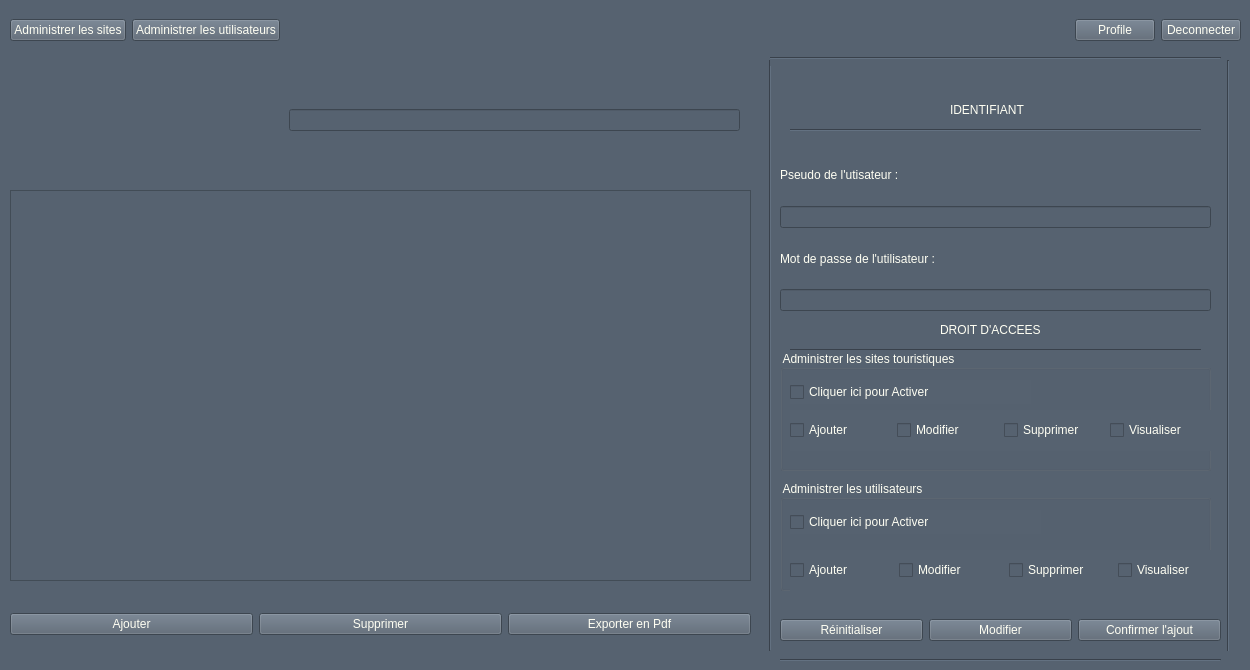
<?xml version="1.0" encoding="UTF-8"?>
<ui version="4.0">
 <class>MainwindowUser</class>
 <widget class="QWidget" name="MainwindowUser">
  <property name="geometry">
   <rect>
    <x>0</x>
    <y>0</y>
    <width>1250</width>
    <height>670</height>
   </rect>
  </property>
  <property name="minimumSize">
   <size>
    <width>1250</width>
    <height>670</height>
   </size>
  </property>
  <property name="maximumSize">
   <size>
    <width>1250</width>
    <height>670</height>
   </size>
  </property>
  <property name="windowTitle">
   <string>Form</string>
  </property>
  <property name="styleSheet">
   <string notr="true">background-color: rgb(86, 98, 112);
color: rgb(255, 255, 243);</string>
  </property>
  <widget class="QFrame" name="frame">
   <property name="geometry">
    <rect>
     <x>770</x>
     <y>60</y>
     <width>461</width>
     <height>591</height>
    </rect>
   </property>
   <property name="styleSheet">
    <string notr="true">background-color: rgb(86, 98, 112);
color: rgb(255, 255, 243);</string>
   </property>
   <widget class="QWidget" name="verticalLayoutWidget">
    <property name="geometry">
     <rect>
      <x>10</x>
      <y>90</y>
      <width>431</width>
      <height>161</height>
     </rect>
    </property>
    <layout class="QVBoxLayout" name="verticalLayout">
     <item>
      <widget class="QLabel" name="pseudoLabel">
       <property name="text">
        <string>Pseudo de l'utisateur :</string>
       </property>
      </widget>
     </item>
     <item>
      <widget class="QLineEdit" name="pseudoEdit"/>
     </item>
     <item>
      <widget class="QLabel" name="passwdLabel">
       <property name="text">
        <string>Mot de passe de l'utilisateur :</string>
       </property>
      </widget>
     </item>
     <item>
      <widget class="QLineEdit" name="passwdEdit"/>
     </item>
    </layout>
   </widget>
   <widget class="QLabel" name="label_6">
    <property name="geometry">
     <rect>
      <x>170</x>
      <y>260</y>
      <width>141</width>
      <height>20</height>
     </rect>
    </property>
    <property name="text">
     <string>DROIT D'ACCEES</string>
    </property>
   </widget>
   <widget class="Line" name="line">
    <property name="geometry">
     <rect>
      <x>20</x>
      <y>280</y>
      <width>411</width>
      <height>20</height>
     </rect>
    </property>
    <property name="orientation">
     <enum>Qt::Horizontal</enum>
    </property>
   </widget>
   <widget class="QLabel" name="label_7">
    <property name="geometry">
     <rect>
      <x>180</x>
      <y>40</y>
      <width>161</width>
      <height>20</height>
     </rect>
    </property>
    <property name="text">
     <string>IDENTIFIANT</string>
    </property>
   </widget>
   <widget class="Line" name="line_2">
    <property name="geometry">
     <rect>
      <x>20</x>
      <y>60</y>
      <width>411</width>
      <height>20</height>
     </rect>
    </property>
    <property name="orientation">
     <enum>Qt::Horizontal</enum>
    </property>
   </widget>
   <widget class="Line" name="line_5">
    <property name="geometry">
     <rect>
      <x>-10</x>
      <y>600</y>
      <width>461</width>
      <height>16</height>
     </rect>
    </property>
    <property name="orientation">
     <enum>Qt::Horizontal</enum>
    </property>
   </widget>
   <widget class="Line" name="line_6">
    <property name="geometry">
     <rect>
      <x>450</x>
      <y>0</y>
      <width>16</width>
      <height>611</height>
     </rect>
    </property>
    <property name="orientation">
     <enum>Qt::Vertical</enum>
    </property>
   </widget>
   <widget class="QWidget" name="horizontalLayoutWidget_6">
    <property name="geometry">
     <rect>
      <x>10</x>
      <y>550</y>
      <width>441</width>
      <height>41</height>
     </rect>
    </property>
    <layout class="QHBoxLayout" name="horizontalLayout_6">
     <item>
      <widget class="QPushButton" name="restoreBtn">
       <property name="text">
        <string>Réinitialiser</string>
       </property>
      </widget>
     </item>
     <item>
      <widget class="QPushButton" name="modifUserBtn">
       <property name="text">
        <string>Modifier</string>
       </property>
      </widget>
     </item>
     <item>
      <widget class="QPushButton" name="confirmAddUserBtn">
       <property name="text">
        <string>Confirmer l'ajout</string>
       </property>
      </widget>
     </item>
    </layout>
   </widget>
   <widget class="QGroupBox" name="groupBox">
    <property name="geometry">
     <rect>
      <x>10</x>
      <y>290</y>
      <width>431</width>
      <height>121</height>
     </rect>
    </property>
    <property name="title">
     <string>Administrer les sites touristiques</string>
    </property>
    <widget class="QCheckBox" name="adminSiteActivateBtn">
     <property name="geometry">
      <rect>
       <x>10</x>
       <y>30</y>
       <width>241</width>
       <height>24</height>
      </rect>
     </property>
     <property name="text">
      <string>Cliquer ici pour Activer</string>
     </property>
    </widget>
    <widget class="QWidget" name="horizontalLayoutWidget_2">
     <property name="geometry">
      <rect>
       <x>10</x>
       <y>60</y>
       <width>421</width>
       <height>41</height>
      </rect>
     </property>
     <layout class="QHBoxLayout" name="horizontalLayout_2">
      <item>
       <widget class="QCheckBox" name="AjouterSite">
        <property name="text">
         <string>Ajouter</string>
        </property>
       </widget>
      </item>
      <item>
       <widget class="QCheckBox" name="ModifierSite">
        <property name="text">
         <string>Modifier</string>
        </property>
       </widget>
      </item>
      <item>
       <widget class="QCheckBox" name="SupprimerSite">
        <property name="text">
         <string>Supprimer</string>
        </property>
       </widget>
      </item>
      <item>
       <widget class="QCheckBox" name="VisualiserSite">
        <property name="text">
         <string>Visualiser</string>
        </property>
       </widget>
      </item>
     </layout>
    </widget>
   </widget>
   <widget class="QGroupBox" name="groupBox_2">
    <property name="geometry">
     <rect>
      <x>10</x>
      <y>420</y>
      <width>431</width>
      <height>111</height>
     </rect>
    </property>
    <property name="title">
     <string>Administrer les utilisateurs</string>
    </property>
    <widget class="QCheckBox" name="adminUserActivateBtn">
     <property name="geometry">
      <rect>
       <x>10</x>
       <y>30</y>
       <width>251</width>
       <height>24</height>
      </rect>
     </property>
     <property name="text">
      <string>Cliquer ici pour Activer</string>
     </property>
    </widget>
    <widget class="QWidget" name="horizontalLayoutWidget_8">
     <property name="geometry">
      <rect>
       <x>10</x>
       <y>70</y>
       <width>431</width>
       <height>41</height>
      </rect>
     </property>
     <layout class="QHBoxLayout" name="horizontalLayout_8">
      <item>
       <widget class="QCheckBox" name="AjouterUser">
        <property name="text">
         <string>Ajouter</string>
        </property>
       </widget>
      </item>
      <item>
       <widget class="QCheckBox" name="ModifierUser">
        <property name="text">
         <string>Modifier</string>
        </property>
       </widget>
      </item>
      <item>
       <widget class="QCheckBox" name="SupprimerUser">
        <property name="text">
         <string>Supprimer</string>
        </property>
       </widget>
      </item>
      <item>
       <widget class="QCheckBox" name="VisualiserUser">
        <property name="text">
         <string>Visualiser</string>
        </property>
       </widget>
      </item>
     </layout>
    </widget>
   </widget>
  </widget>
  <widget class="QTableView" name="tableView">
   <property name="geometry">
    <rect>
     <x>10</x>
     <y>190</y>
     <width>741</width>
     <height>391</height>
    </rect>
   </property>
   <property name="selectionMode">
    <enum>QAbstractItemView::SingleSelection</enum>
   </property>
   <property name="selectionBehavior">
    <enum>QAbstractItemView::SelectRows</enum>
   </property>
   <attribute name="horizontalHeaderStretchLastSection">
    <bool>true</bool>
   </attribute>
  </widget>
  <widget class="Line" name="line_3">
   <property name="geometry">
    <rect>
     <x>760</x>
     <y>60</y>
     <width>20</width>
     <height>591</height>
    </rect>
   </property>
   <property name="orientation">
    <enum>Qt::Vertical</enum>
   </property>
  </widget>
  <widget class="QWidget" name="horizontalLayoutWidget">
   <property name="geometry">
    <rect>
     <x>10</x>
     <y>10</y>
     <width>1231</width>
     <height>41</height>
    </rect>
   </property>
   <layout class="QHBoxLayout" name="horizontalLayout">
    <item>
     <widget class="QPushButton" name="toSiteGestionBtn">
      <property name="text">
       <string>Administrer les sites</string>
      </property>
     </widget>
    </item>
    <item>
     <widget class="QPushButton" name="toUserAdministrationBtn">
      <property name="text">
       <string>Administrer les utilisateurs</string>
      </property>
     </widget>
    </item>
    <item>
     <spacer name="horizontalSpacer">
      <property name="orientation">
       <enum>Qt::Horizontal</enum>
      </property>
      <property name="sizeHint" stdset="0">
       <size>
        <width>40</width>
        <height>20</height>
       </size>
      </property>
     </spacer>
    </item>
    <item>
     <widget class="QPushButton" name="pushButton">
      <property name="text">
       <string>Profile</string>
      </property>
     </widget>
    </item>
    <item>
     <widget class="QPushButton" name="logoutBtn">
      <property name="text">
       <string>Deconnecter</string>
      </property>
     </widget>
    </item>
   </layout>
  </widget>
  <widget class="QWidget" name="horizontalLayoutWidget_5">
   <property name="geometry">
    <rect>
     <x>10</x>
     <y>589</y>
     <width>741</width>
     <height>71</height>
    </rect>
   </property>
   <layout class="QHBoxLayout" name="horizontalLayout_5">
    <item>
     <widget class="QPushButton" name="addUserBtn">
      <property name="text">
       <string>Ajouter</string>
      </property>
     </widget>
    </item>
    <item>
     <widget class="QPushButton" name="deleteUserBtn">
      <property name="text">
       <string>Supprimer</string>
      </property>
     </widget>
    </item>
    <item>
     <widget class="QPushButton" name="exportToPdfBtn">
      <property name="text">
       <string>Exporter en Pdf</string>
      </property>
     </widget>
    </item>
   </layout>
  </widget>
  <widget class="Line" name="line_4">
   <property name="geometry">
    <rect>
     <x>770</x>
     <y>50</y>
     <width>451</width>
     <height>16</height>
    </rect>
   </property>
   <property name="orientation">
    <enum>Qt::Horizontal</enum>
   </property>
  </widget>
  <widget class="Line" name="line_7">
   <property name="geometry">
    <rect>
     <x>780</x>
     <y>650</y>
     <width>441</width>
     <height>20</height>
    </rect>
   </property>
   <property name="orientation">
    <enum>Qt::Horizontal</enum>
   </property>
  </widget>
  <widget class="QWidget" name="horizontalLayoutWidget_7">
   <property name="geometry">
    <rect>
     <x>289</x>
     <y>80</y>
     <width>451</width>
     <height>80</height>
    </rect>
   </property>
   <layout class="QHBoxLayout" name="horizontalLayout_7">
    <item>
     <widget class="QLineEdit" name="searchUserEdit"/>
    </item>
   </layout>
  </widget>
 </widget>
 <resources/>
 <connections/>
</ui>
